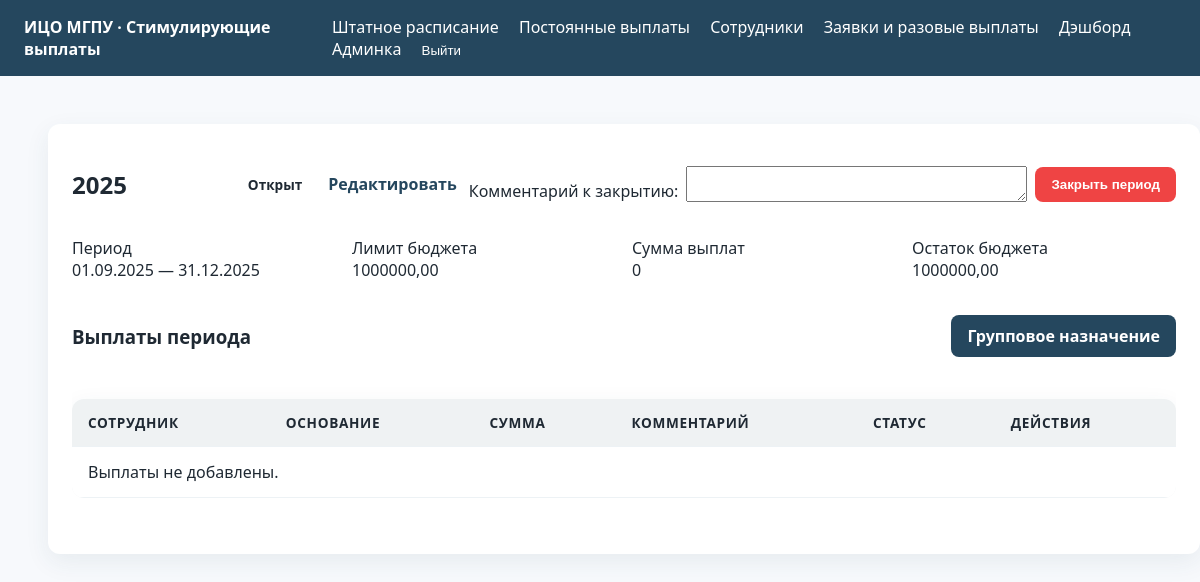
The page /recurring/periods/2/ (signed in) on the database its author committed.
### recurring_payments/models.py (models this page shows, shortened)
class RecurringPeriod(models.Model):
    class Status(models.TextChoices):
        DRAFT = 'draft', 'Черновик'
        OPEN = 'open', 'Открыт'
        CLOSED = 'closed', 'Закрыт'
    name = models.CharField('Название', max_length=255)
    status = models.CharField('Статус', max_length=16, choices=Status.choices, default=Status.DRAFT)
    start_date = models.DateField('Дата начала')
    end_date = models.DateField('Дата окончания')
    budget_limit = models.DecimalField('Лимит бюджета', max_digits=14, decimal_places=2, default=Decimal('0'))
    notes = models.TextField('Комментарий', blank=True)
    closed_at = models.DateTimeField('Дата закрытия', blank=True, null=True)
    objects = RecurringPeriodQuerySet.as_manager()
    class Meta:
        ordering = ['-start_date', '-end_date', 'name']
        verbose_name = 'Период постоянных выплат'
        verbose_name_plural = 'Периоды постоянных выплат'
    @property
    def total_payments(self) -> Decimal:
        return self.payments.aggregate(total=models.Sum('amount'))['total'] or Decimal('0')
    @property
    def remaining_budget(self) -> Decimal:
        return (self.budget_limit or Decimal('0')) - self.total_payments
    def open(self) -> None:
        if self.status != self.Status.DRAFT:
            raise ValidationError('Можно открыть только период в статусе "Черновик".')
        self.status = self.Status.OPEN
        self.save(update_fields=['status'])

### recurring_payments/views.py (the view)
# urls.py: path('periods/<int:pk>/', views.RecurringPeriodDetailView.as_view(), name='period-detail'),
class RecurringPeriodDetailView(LoginRequiredMixin, PermissionRequiredMixin, generic.DetailView):
    model = RecurringPeriod
    template_name = 'recurring_payments/period_detail.html'
    context_object_name = 'period'
    permission_required = 'recurring_payments.view_recurringperiod'
    def get_queryset(self):
        return (
            RecurringPeriod.objects.select_related()
            .prefetch_related(
                Prefetch(
                    'payments',
                    queryset=RecurringPayment.objects.select_related('employee').order_by('employee__full_name'),
                ),
                'budget_allocations__budget',
            )
            .order_by('-start_date')
        )
    def get_context_data(self, **kwargs):
        context = super().get_context_data(**kwargs)
        period = self.object
        context['close_form'] = RecurringPeriodCloseForm()
        context['payments'] = period.payments.select_related('employee').order_by('employee__full_name')
        context['allocations'] = period.budget_allocations.select_related('budget')
        context['bulk_assign_url'] = reverse('recurring_payments:payment-bulk', args=[period.pk])
        return context

### recurring_payments/forms.py
class RecurringPeriodCloseForm(forms.Form):
    reason = forms.CharField(
        label='Комментарий к закрытию',
        required=False,
        widget=forms.Textarea(attrs={'rows': 2}),
    )

### recurring_payments/templates/recurring_payments/period_detail.html (shortened to what this page needs)
{% extends 'base.html' %}
{% block content %}
<div class="card content-card">
    <div style="display:flex; justify-content:space-between; align-items:center; gap:16px; margin-bottom:16px; flex-wrap:wrap;">
        <h2>{{ period.name }}</h2>
        <div style="display:flex; gap:12px; flex-wrap:wrap;">
            <span class="status status-{{ period.status }}">{{ period.get_status_display }}</span>
            {% if perms.recurring_payments.change_recurringperiod %}
                <a href="{% url 'recurring_payments:period-edit' period.pk %}" class="btn btn-text">Редактировать</a>
                {% if period.status == period.Status.DRAFT %}
                    <form method="post" action="{% url 'recurring_payments:period-open' period.pk %}">
                        {% csrf_token %}
                        <button type="submit" class="btn btn-primary">Открыть период</button>
                    </form>
                {% elif period.status == period.Status.OPEN %}
                    <form method="post" action="{% url 'recurring_payments:period-close' period.pk %}" style="display:flex; gap:8px; align-items:flex-end;">
                        {{ close_form.reason.label_tag }}
                        {{ close_form.reason }}
                        <button type="submit" class="btn btn-danger" onclick="return confirm('Закрыть период и зафиксировать выплаты?')">Закрыть период</button>
                    </form>
                {% endif %}
            {% endif %}
        </div>
    </div>
    <section style="display:grid; grid-template-columns:repeat(auto-fit,minmax(180px,1fr)); gap:16px; margin-bottom:24px;">
        <div class="stat-card">
            <div class="stat-title">Период</div>
            <div class="stat-value">{{ period.start_date|date:'d.m.Y' }} — {{ period.end_date|date:'d.m.Y' }}</div>
        </div>
        <div class="stat-card">
            <div class="stat-title">Лимит бюджета</div>
            <div class="stat-value">{{ period.budget_limit|default:0 }}</div>
        </div>
        <div class="stat-card">
            <div class="stat-title">Сумма выплат</div>
            <div class="stat-value">{{ period.total_payments }}</div>
        </div>
        <div class="stat-card">
            <div class="stat-title">Остаток бюджета</div>
            <div class="stat-value">{{ period.remaining_budget }}</div>
        </div>
    </section>
    <section style="margin-bottom:32px;">
        <div style="display:flex; justify-content:space-between; align-items:center; gap:16px; margin-bottom:12px;">
            <h3>Выплаты периода</h3>
            {% if period.status != period.Status.CLOSED and perms.recurring_payments.add_recurringpayment %}
                <a href="{{ bulk_assign_url }}" class="btn btn-primary">Групповое назначение</a>
            {% endif %}
        </div>
        <div class="table-wrapper">
            <table class="table">
                <thead>
                    <tr>
                        <th>Сотрудник</th>
                        <th>Основание</th>
                        <th>Сумма</th>
                        <th>Комментарий</th>
                        <th>Статус</th>
                        <th>Действия</th>
                    </tr>
                </thead>
                <tbody>
                    {% for payment in payments %}
                        <tr>
                            <td>{{ payment.employee.full_name }}</td>
                            <td>{{ payment.reason }}</td>
                            <td>{{ payment.amount }}</td>
                            <td>{{ payment.description|default:'—' }}</td>
                            <td>{% if payment.is_locked %}<span class="status status-closed">Зафиксирована</span>{% else %}<span class="status status-open">Черновик</span>{% endif %}</td>
                            <td style="display:flex; gap:8px; flex-wrap:wrap;">
                                <a href="{% url 'recurring_payments:payment-edit' payment.pk %}" class="btn btn-text">Изменить</a>
                                <a href="{% url 'recurring_payments:payment-delete' payment.pk %}" class="btn btn-text" style="color:#b4231a;">Удалить</a>
                            </td>
                        </tr>
                    {% empty %}
                        <tr>
                            <td colspan="6">Выплаты не добавлены.</td>
                        </tr>
                    {% endfor %}
                </tbody>
            </table>
        </div>
    </section>
</div>
{% endblock %}

### static/css/main.css (style rules this page uses)
:root { --primary: #25475e; --accent: #f0a500; --bg: #f7f9fc; }
body { font-family: 'Segoe UI', -apple-system, BlinkMacSystemFont, 'Roboto', sans-serif; font-size: 16px; color: #1f2933; background-color: var(--bg); margin: 0; }
a { color: var(--primary); text-decoration: none; }
.table-wrapper { overflow-x: auto; border-radius: 12px; margin-top: 16px; }
.table { width: 100%; border-collapse: collapse; background-color: #fff; border-radius: 12px; overflow: hidden; box-shadow: 0 8px 24px rgba(37, 71, 94, 0.08); margin-top: 16px; }
.table thead { background-color: rgba(37, 71, 94, 0.07); font-size: 0.85rem; text-transform: uppercase; letter-spacing: 0.05em; }
.table th, .table td { padding: 14px 16px; border-bottom: 1px solid #edf2f5; text-align: left; }
.btn { display: inline-flex; align-items: center; gap: 6px; padding: 10px 16px; border-radius: 8px; border: none; cursor: pointer; font-weight: 600; transition: all 0.2s ease; }
.btn-primary { background-color: var(--primary); color: #fff; }
.btn-danger { background-color: #ef4444; color: #fff; }
.btn-text { background: transparent; color: var(--primary); padding: 0; }
.card { background-color: #fff; border-radius: 12px; box-shadow: 0 8px 24px rgba(37, 71, 94, 0.08); padding: 24px; margin-bottom: 24px; }
.content-card { width: 100%; }
.status { display: inline-flex; align-items: center; padding: 6px 14px; border-radius: 999px; font-weight: 600; font-size: 0.85rem; white-space: nowrap; }

### rows shown on the page
RecurringPeriod: name "2025", status "Открыт", start_date "01.09.2025", end_date "31.12.2025", budget_limit "1000000,00", total_payments "0", remaining_budget "1000000,00"

### other values the page prints
{{ close_form.reason.label_tag }} "Комментарий к закрытию:"
